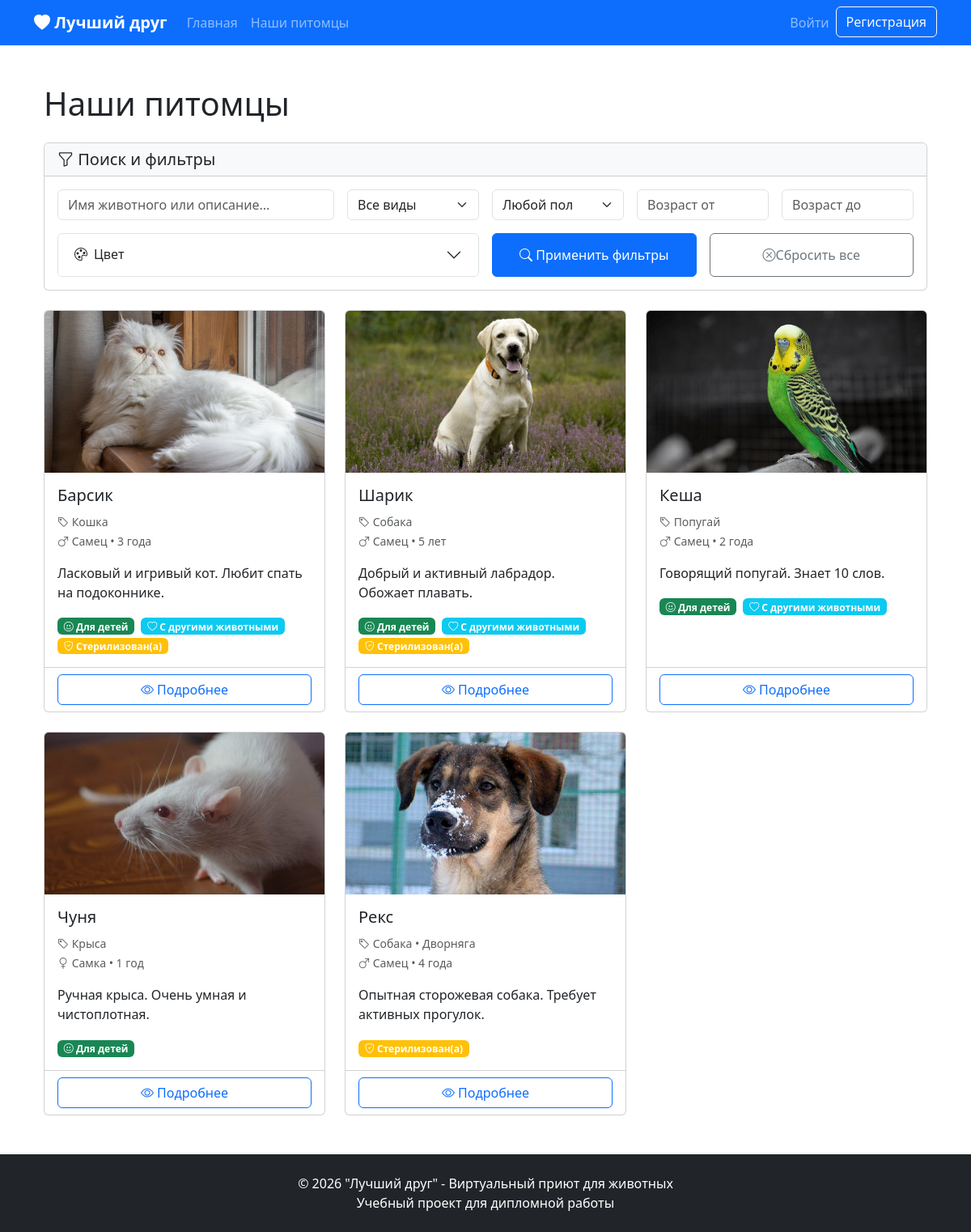
/animals/, run on the app's committed database.
### backend/app/models.py (models this page shows, shortened)
class Animal(db.Model):
    __tablename__ = 'animals'
    id = db.Column(db.Integer, primary_key=True)
    name = db.Column(db.String(50), nullable=False)
    species_id = db.Column(db.Integer, db.ForeignKey('animal_species.id'), nullable=False)
    breed_id = db.Column(db.Integer, db.ForeignKey('breeds.id'))
    age = db.Column(db.Integer)
    gender_id = db.Column(db.Integer, db.ForeignKey('genders.id'), nullable=False)
    size_id = db.Column(db.Integer, db.ForeignKey('sizes.id'))
    color_id = db.Column(db.Integer, db.ForeignKey('colors.id'))
    hair_length_id = db.Column(db.Integer, db.ForeignKey('hair_lengths.id'))
    description = db.Column(db.Text)
    special_needs = db.Column(db.Text)
    is_neutered = db.Column(db.Boolean, default=False)
    requires_house = db.Column(db.Boolean, default=False)
    min_rooms = db.Column(db.Integer, default=1)
    for_children = db.Column(db.Boolean, default=True)
    with_other_animals = db.Column(db.Boolean, default=True)
    is_available = db.Column(db.Boolean, default=True)
    created_at = db.Column(db.DateTime, default=db.func.current_timestamp())
    updated_at = db.Column(db.DateTime, default=db.func.current_timestamp(),
                           onupdate=db.func.current_timestamp())
    photos = db.relationship('AnimalPhoto', backref='animal', lazy=True, cascade='all, delete-orphan')
    queue_applications = db.relationship('AdoptionQueue', backref='animal', lazy=True, cascade='all, delete-orphan')
    edit_logs = db.relationship('AnimalEditLog', backref='animal', lazy=True, cascade='all, delete-orphan')

class AnimalPhoto(db.Model):
    __tablename__ = 'animal_photos'
    id = db.Column(db.Integer, primary_key=True)
    animal_id = db.Column(db.Integer, db.ForeignKey('animals.id'), nullable=False)
    photo_url = db.Column(db.String(255), nullable=False)
    is_primary = db.Column(db.Boolean, default=False)
    uploaded_at = db.Column(db.DateTime, default=db.func.current_timestamp())

class AnimalSpecies(db.Model):
    __tablename__ = 'animal_species'
    id = db.Column(db.Integer, primary_key=True)
    name = db.Column(db.String(50), unique=True, nullable=False)
    has_hair = db.Column(db.Boolean, default=False)
    breeds = db.relationship('Breed', backref='species', lazy=True, cascade='all, delete-orphan')
    animals = db.relationship('Animal', backref='species', lazy=True)

class Gender(db.Model):
    __tablename__ = 'genders'
    id = db.Column(db.Integer, primary_key=True)
    name = db.Column(db.String(20), unique=True, nullable=False)
    animals = db.relationship('Animal', backref='gender', lazy=True)

class Breed(db.Model):
    __tablename__ = 'breeds'
    id = db.Column(db.Integer, primary_key=True)
    species_id = db.Column(db.Integer, db.ForeignKey('animal_species.id'), nullable=False)
    name = db.Column(db.String(100), nullable=False)
    size_category = db.Column(db.String(10), default='medium')  # small, medium, large
    animals = db.relationship('Animal', backref='breed', lazy=True)

### backend/app/routes/animals.py (the view, shortened to what this page needs)
@animals_bp.route('/')
def list_animals():
    page = request.args.get('page', 1, type=int)
    search = request.args.get('search', '').strip()
    species_id = request.args.get('species_id', type=int)
    gender_id = request.args.get('gender_id', type=int)
    min_age = request.args.get('min_age', type=int)
    max_age = request.args.get('max_age', type=int)
    selected_colors = request.args.getlist('color_id')
    query = Animal.query.filter_by(is_available=True)
    if species_id:
        query = query.filter_by(species_id=species_id)
    if gender_id:
        query = query.filter_by(gender_id=gender_id)
    if selected_colors:
        color_ids = [int(c) for c in selected_colors if c.isdigit()]
        if color_ids:
            query = query.filter(Animal.color_id.in_(color_ids))
    if min_age is not None:
        query = query.filter(Animal.age >= min_age)
    if max_age is not None:
        query = query.filter(Animal.age <= max_age)
    query = query.order_by(Animal.created_at.desc())
    per_page = 12
    animals = query.paginate(page=page, per_page=per_page, error_out=False)
    species_list = AnimalSpecies.query.all()
    gender_list = Gender.query.all()
    color_list = Color.query.all()
    return render_template('animals/list.html',
                           animals=animals,
                           species_list=species_list,
                           gender_list=gender_list,
                           color_list=color_list,
                           search=search,
                           selected_colors=selected_colors,
                           current_filters=request.args)

### backend/app/templates/animals/list.html (shortened to what this page needs)
{% extends "base.html" %}
{% block content %}
<div class="container mt-4">
    <h1 class="mb-4">Наши питомцы</h1>
    <div class="card mb-4">
        <div class="card-header bg-light">
            <h5 class="mb-0"><i class="bi bi-funnel"></i> Поиск и фильтры</h5>
        </div>
        <div class="card-body">
            <form method="GET" action="{{ url_for('animals.list_animals') }}" class="row g-3">
                <div class="col-md-4">
                    <input type="text"
                           name="search"
                           class="form-control"
                           placeholder="Имя животного или описание..."
                           value="{{ request.args.get('search', '') }}">
                </div>
                <div class="col-md-2">
                    <select name="species_id" class="form-select">
                        <option value="">Все виды</option>
                    </select>
                </div>
                <div class="col-md-2">
                    <select name="gender_id" class="form-select">
                        <option value="">Любой пол</option>
                    </select>
                </div>
                <div class="col-md-2">
                    <input type="number"
                           name="min_age"
                           class="form-control"
                           placeholder="Возраст от"
                           value="{{ request.args.get('min_age', '') }}">
                </div>
                <div class="col-md-2">
                    <input type="number"
                           name="max_age"
                           class="form-control"
                           placeholder="Возраст до"
                           value="{{ request.args.get('max_age', '') }}">
                </div>
                <div class="col-md-6">
                    <div class="accordion" id="colorAccordion">
                        <div class="accordion-item">
                            <h2 class="accordion-header">
                                <button class="accordion-button collapsed" type="button"
                                        data-bs-toggle="collapse" data-bs-target="#collapseColors">
                                    <i class="bi bi-palette me-2"></i>
                                    Цвет
                                </button>
                            </h2>
                        </div>
                    </div>
                </div>
                <div class="col-md-3 d-grid">
                    <button type="submit" class="btn btn-primary">
                        <i class="bi bi-search"></i> Применить фильтры
                    </button>
                </div>
                <div class="col-md-3 d-grid">
                    <a href="{{ url_for('animals.list_animals') }}"
                       class="btn btn-outline-secondary d-flex align-items-center justify-content-center">
                        <i class="bi bi-x-circle"></i> Сбросить все
                    </a>
                </div>
            </form>
        </div>
    </div>
    {% if animals.items %}
    <div class="row row-cols-1 row-cols-md-2 row-cols-lg-3 g-4">
        {% for animal in animals.items %}
        <div class="col">
            <div class="card h-100 animal-card">
                {% if animal.photos %}
                    {% set primary_photo = animal.photos|selectattr('is_primary')|first %}
                    {% if not primary_photo %}
                        {% set primary_photo = animal.photos[0] %}
                    {% endif %}
                    <img src="{{ url_for('static', filename=primary_photo.photo_url) }}"
                         class="card-img-top"
                         alt="{{ animal.name }}"
                         style="height: 200px; object-fit: cover;">
                {% else %}
                    <div class="card-img-top bg-light d-flex align-items-center justify-content-center"
                         style="height: 200px;">
                        <i class="bi bi-image text-muted" style="font-size: 3rem;"></i>
                    </div>
                {% endif %}
                <div class="card-body">
                    <h5 class="card-title">{{ animal.name }}</h5>
                    <p class="card-text">
                        <small class="text-muted">
                            <i class="bi bi-tag"></i> {{ animal.species.name }}
                            {% if animal.breed %}
                            • {{ animal.breed.name }}
                            {% endif %}
                            <br>
                            <i class="bi bi-gender-{{ 'male' if animal.gender.name == 'Самец' else 'female' }}"></i>
                            {{ animal.gender.name }}
                            {% if animal.age %}
                            • {{ animal.age }} {{ 'год' if animal.age == 1 else 'года' if animal.age < 5 else 'лет' }}
                            {% endif %}
                        </small>
                    </p>
                    {% if animal.description %}
                    <p class="card-text">{{ animal.description|truncate(100) }}</p>
                    {% endif %}
                    <div class="mt-3">
                        {% if animal.for_children %}
                        <span class="badge bg-success me-1">
                            <i class="bi bi-emoji-smile"></i> Для детей
                        </span>
                        {% endif %}
                        {% if animal.with_other_animals %}
                        <span class="badge bg-info me-1">
                            <i class="bi bi-heart"></i> С другими животными
                        </span>
                        {% endif %}
                        {% if animal.is_neutered %}
                        <span class="badge bg-warning">
                            <i class="bi bi-shield-check"></i> Стерилизован(а)
                        </span>
                        {% endif %}
                    </div>
                </div>
                <div class="card-footer bg-transparent">
                    <a href="{{ url_for('animals.animal_detail', animal_id=animal.id) }}"
                       class="btn btn-outline-primary w-100">
                        <i class="bi bi-eye"></i> Подробнее
                    </a>
                </div>
            </div>
        </div>
        {% endfor %}
    </div>
    {% endif %}
</div>
{% endblock %}

### backend/app/templates/base.html (shortened to what this page needs)
<!DOCTYPE html>
<html lang="ru">
<head>
    <link href="https://cdn.jsdelivr.net/npm/bootstrap@5.3.0/dist/css/bootstrap.min.css" rel="stylesheet">
    <link rel="stylesheet" href="https://unpkg.com/bootstrap-icons@1.10.0/font/bootstrap-icons.css">
    <link href="{{ url_for('static', filename='bootstrap/css/bootstrap.min.css') }}" rel="stylesheet">
</head>
<body>
    <nav class="navbar navbar-expand-lg navbar-dark bg-primary">
        <div class="container">
            <a class="navbar-brand" href="{{ url_for('main.index') }}">
                <i class="bi bi-heart-fill"></i> Лучший друг
            </a>
            <div class="collapse navbar-collapse" id="navbarNav">
                <ul class="navbar-nav me-auto">
                    <li class="nav-item">
                        <a class="nav-link" href="{{ url_for('main.index') }}">Главная</a>
                    </li>
                    <li class="nav-item">
                        <a class="nav-link" href="{{ url_for('animals.list_animals') }}">Наши питомцы</a>
                    </li>
                </ul>
                <ul class="navbar-nav">
                    {% if current_user.is_authenticated %}
                        <li class="nav-item dropdown">
                            <a class="nav-link dropdown-toggle" href="#" role="button" data-bs-toggle="dropdown">
                                <i class="bi bi-person-circle"></i> {{ current_user.username }}
                            </a>
                            <ul class="dropdown-menu">
                                <li><a class="dropdown-item" href="{{ url_for('auth.profile') }}">Мой профиль</a></li>
                                {% if current_user.is_admin() %}
                                    <li><hr class="dropdown-divider"></li>
                                    <li><a class="dropdown-item text-danger" href="{{ url_for('admin.index') }}">
                                        <i class="bi bi-shield-lock"></i> Админ-панель
                                    </a></li>
                                {% endif %}
                                <li><hr class="dropdown-divider"></li>
                                <li><a class="dropdown-item" href="{{ url_for('auth.logout') }}">Выйти</a></li>
                            </ul>
                        </li>
                    {% else %}
                        <li class="nav-item">
                            <a class="nav-link" href="{{ url_for('auth.login') }}">Войти</a>
                        </li>
                        <li class="nav-item">
                            <a class="btn btn-outline-light" href="{{ url_for('auth.register') }}">Регистрация</a>
                        </li>
                    {% endif %}
                </ul>
            </div>
        </div>
    </nav>
    <main class="content py-4">
        <div class="container">
            {% block content %}{% endblock %}
        </div>
    </main>
    <footer class="bg-dark text-white py-4 mt-4">
        <div class="container text-center">
            <p class="mb-0">© 2026 "Лучший друг" - Виртуальный приют для животных</p>
            <p class="mb-0">Учебный проект для дипломной работы</p>
        </div>
    </footer>
</body>
</html>

### backend/app/templates/base.html (style rules this page uses)
body { min-height: 100vh; display: flex; flex-direction: column; }
.content { flex: 1; }
.navbar-brand { font-weight: bold; }
footer { margin-top: auto; }

### backend/app/templates/animals/list.html (style rules this page uses)
.animal-card { transition: transform 0.2s, box-shadow 0.2s; cursor: pointer; }

### data on the page
Animal: photo_url (picture), name "Барсик", species.name "Кошка", gender.name "Самец", age "3", age "года", description "Ласковый и игривый кот. Любит спать на подоконнике.", for_children True (drawn), with_other_animals True (drawn), is_neutered True (drawn)
Animal: photo_url (picture), name "Шарик", species.name "Собака", gender.name "Самец", age "5", age "лет", description "Добрый и активный лабрадор. Обожает плавать.", for_children True (drawn), with_other_animals True (drawn), is_neutered True (drawn)
Animal: photo_url (picture), name "Кеша", species.name "Попугай", gender.name "Самец", age "2", age "года", description "Говорящий попугай. Знает 10 слов.", for_children True (drawn), with_other_animals True (drawn)
Animal: photo_url (picture), name "Чуня", species.name "Крыса", gender.name "Самка", age "1", age "год", description "Ручная крыса. Очень умная и чистоплотная.", for_children True (drawn)
Animal: photo_url (picture), name "Рекс", species.name "Собака", breed.name "Дворняга", gender.name "Самец", age "4", age "года", description "Опытная сторожевая собака. Требует активных прогулок.", is_neutered True (drawn)
